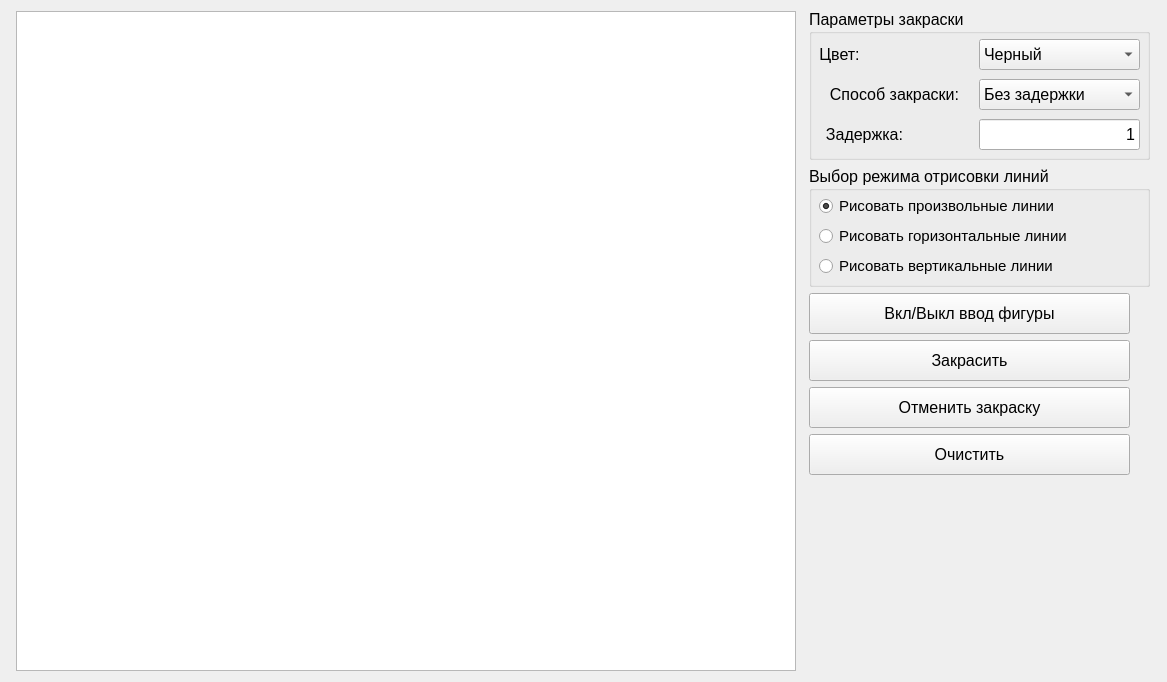
<?xml version="1.0" encoding="UTF-8"?>
<ui version="4.0">
 <class>MainWindow</class>
 <widget class="QMainWindow" name="MainWindow">
  <property name="geometry">
   <rect>
    <x>0</x>
    <y>0</y>
    <width>1167</width>
    <height>682</height>
   </rect>
  </property>
  <property name="minimumSize">
   <size>
    <width>1167</width>
    <height>682</height>
   </size>
  </property>
  <property name="maximumSize">
   <size>
    <width>1167</width>
    <height>682</height>
   </size>
  </property>
  <property name="windowTitle">
   <string>MainWindow</string>
  </property>
  <widget class="QWidget" name="centralwidget">
   <layout class="QGridLayout" name="gridLayout">
    <item row="0" column="0">
     <widget class="QGraphicsView" name="graphicsView">
      <property name="minimumSize">
       <size>
        <width>780</width>
        <height>660</height>
       </size>
      </property>
      <property name="maximumSize">
       <size>
        <width>780</width>
        <height>660</height>
       </size>
      </property>
     </widget>
    </item>
    <item row="0" column="1">
     <layout class="QVBoxLayout" name="verticalLayout">
      <item>
       <widget class="QGroupBox" name="Parameters">
        <property name="minimumSize">
         <size>
          <width>341</width>
          <height>151</height>
         </size>
        </property>
        <property name="maximumSize">
         <size>
          <width>341</width>
          <height>151</height>
         </size>
        </property>
        <property name="font">
         <font>
          <pointsize>12</pointsize>
         </font>
        </property>
        <property name="title">
         <string>Параметры закраски</string>
        </property>
        <widget class="QLabel" name="labelColor">
         <property name="geometry">
          <rect>
           <x>-20</x>
           <y>30</y>
           <width>101</width>
           <height>31</height>
          </rect>
         </property>
         <property name="font">
          <font>
           <pointsize>12</pointsize>
          </font>
         </property>
         <property name="styleSheet">
          <string notr="true"/>
         </property>
         <property name="text">
          <string>Цвет:</string>
         </property>
         <property name="alignment">
          <set>Qt::AlignCenter</set>
         </property>
        </widget>
        <widget class="QComboBox" name="colorBox">
         <property name="geometry">
          <rect>
           <x>170</x>
           <y>30</y>
           <width>161</width>
           <height>31</height>
          </rect>
         </property>
         <property name="font">
          <font>
           <pointsize>12</pointsize>
          </font>
         </property>
         <property name="styleSheet">
          <string notr="true"/>
         </property>
         <item>
          <property name="text">
           <string>Черный</string>
          </property>
         </item>
         <item>
          <property name="text">
           <string>Красный</string>
          </property>
         </item>
         <item>
          <property name="text">
           <string>Зеленый</string>
          </property>
         </item>
         <item>
          <property name="text">
           <string>Синий</string>
          </property>
         </item>
        </widget>
        <widget class="QLabel" name="labelMethod">
         <property name="geometry">
          <rect>
           <x>0</x>
           <y>70</y>
           <width>171</width>
           <height>31</height>
          </rect>
         </property>
         <property name="font">
          <font>
           <pointsize>12</pointsize>
          </font>
         </property>
         <property name="styleSheet">
          <string notr="true"/>
         </property>
         <property name="text">
          <string>Способ закраски:</string>
         </property>
         <property name="alignment">
          <set>Qt::AlignCenter</set>
         </property>
        </widget>
        <widget class="QComboBox" name="paintBox">
         <property name="geometry">
          <rect>
           <x>170</x>
           <y>70</y>
           <width>161</width>
           <height>31</height>
          </rect>
         </property>
         <property name="font">
          <font>
           <pointsize>12</pointsize>
          </font>
         </property>
         <property name="styleSheet">
          <string notr="true"/>
         </property>
         <property name="currentIndex">
          <number>1</number>
         </property>
         <item>
          <property name="text">
           <string>С задержкой</string>
          </property>
         </item>
         <item>
          <property name="text">
           <string>Без задержки</string>
          </property>
         </item>
        </widget>
        <widget class="QLineEdit" name="delay">
         <property name="geometry">
          <rect>
           <x>170</x>
           <y>110</y>
           <width>161</width>
           <height>31</height>
          </rect>
         </property>
         <property name="font">
          <font>
           <pointsize>12</pointsize>
          </font>
         </property>
         <property name="text">
          <string>1</string>
         </property>
         <property name="alignment">
          <set>Qt::AlignRight|Qt::AlignTrailing|Qt::AlignVCenter</set>
         </property>
        </widget>
        <widget class="QLabel" name="labelDelay">
         <property name="geometry">
          <rect>
           <x>0</x>
           <y>110</y>
           <width>111</width>
           <height>31</height>
          </rect>
         </property>
         <property name="font">
          <font>
           <pointsize>12</pointsize>
          </font>
         </property>
         <property name="styleSheet">
          <string notr="true"/>
         </property>
         <property name="text">
          <string>Задержка:</string>
         </property>
         <property name="alignment">
          <set>Qt::AlignCenter</set>
         </property>
        </widget>
       </widget>
      </item>
      <item>
       <widget class="QGroupBox" name="groupBox_2">
        <property name="minimumSize">
         <size>
          <width>341</width>
          <height>121</height>
         </size>
        </property>
        <property name="maximumSize">
         <size>
          <width>341</width>
          <height>121</height>
         </size>
        </property>
        <property name="font">
         <font>
          <pointsize>12</pointsize>
         </font>
        </property>
        <property name="title">
         <string>Выбор режима отрисовки линий</string>
        </property>
        <widget class="QRadioButton" name="horizontal">
         <property name="geometry">
          <rect>
           <x>10</x>
           <y>60</y>
           <width>311</width>
           <height>20</height>
          </rect>
         </property>
         <property name="font">
          <font>
           <pointsize>11</pointsize>
          </font>
         </property>
         <property name="text">
          <string>Рисовать горизонтальные линии</string>
         </property>
        </widget>
        <widget class="QRadioButton" name="nomode">
         <property name="geometry">
          <rect>
           <x>10</x>
           <y>30</y>
           <width>311</width>
           <height>20</height>
          </rect>
         </property>
         <property name="font">
          <font>
           <pointsize>11</pointsize>
          </font>
         </property>
         <property name="text">
          <string>Рисовать произвольные линии</string>
         </property>
         <property name="checked">
          <bool>true</bool>
         </property>
        </widget>
        <widget class="QRadioButton" name="vertical">
         <property name="geometry">
          <rect>
           <x>10</x>
           <y>90</y>
           <width>311</width>
           <height>20</height>
          </rect>
         </property>
         <property name="font">
          <font>
           <pointsize>11</pointsize>
          </font>
         </property>
         <property name="text">
          <string>Рисовать вертикальные линии</string>
         </property>
         <property name="checked">
          <bool>false</bool>
         </property>
        </widget>
       </widget>
      </item>
      <item>
       <widget class="QPushButton" name="inputMode">
        <property name="minimumSize">
         <size>
          <width>321</width>
          <height>41</height>
         </size>
        </property>
        <property name="maximumSize">
         <size>
          <width>321</width>
          <height>41</height>
         </size>
        </property>
        <property name="font">
         <font>
          <pointsize>12</pointsize>
         </font>
        </property>
        <property name="text">
         <string>Вкл/Выкл ввод фигуры</string>
        </property>
       </widget>
      </item>
      <item>
       <widget class="QPushButton" name="paintBut">
        <property name="minimumSize">
         <size>
          <width>321</width>
          <height>41</height>
         </size>
        </property>
        <property name="maximumSize">
         <size>
          <width>321</width>
          <height>41</height>
         </size>
        </property>
        <property name="font">
         <font>
          <pointsize>12</pointsize>
         </font>
        </property>
        <property name="styleSheet">
         <string notr="true"/>
        </property>
        <property name="text">
         <string>Закрасить</string>
        </property>
       </widget>
      </item>
      <item>
       <widget class="QPushButton" name="cancel">
        <property name="minimumSize">
         <size>
          <width>321</width>
          <height>41</height>
         </size>
        </property>
        <property name="maximumSize">
         <size>
          <width>321</width>
          <height>41</height>
         </size>
        </property>
        <property name="font">
         <font>
          <pointsize>12</pointsize>
         </font>
        </property>
        <property name="text">
         <string>Отменить закраску</string>
        </property>
       </widget>
      </item>
      <item>
       <widget class="QPushButton" name="clean">
        <property name="minimumSize">
         <size>
          <width>321</width>
          <height>41</height>
         </size>
        </property>
        <property name="maximumSize">
         <size>
          <width>321</width>
          <height>41</height>
         </size>
        </property>
        <property name="font">
         <font>
          <pointsize>12</pointsize>
         </font>
        </property>
        <property name="text">
         <string>Очистить</string>
        </property>
       </widget>
      </item>
      <item>
       <spacer name="verticalSpacer">
        <property name="orientation">
         <enum>Qt::Vertical</enum>
        </property>
        <property name="sizeHint" stdset="0">
         <size>
          <width>20</width>
          <height>208</height>
         </size>
        </property>
       </spacer>
      </item>
     </layout>
    </item>
   </layout>
  </widget>
 </widget>
 <resources/>
 <connections/>
</ui>
